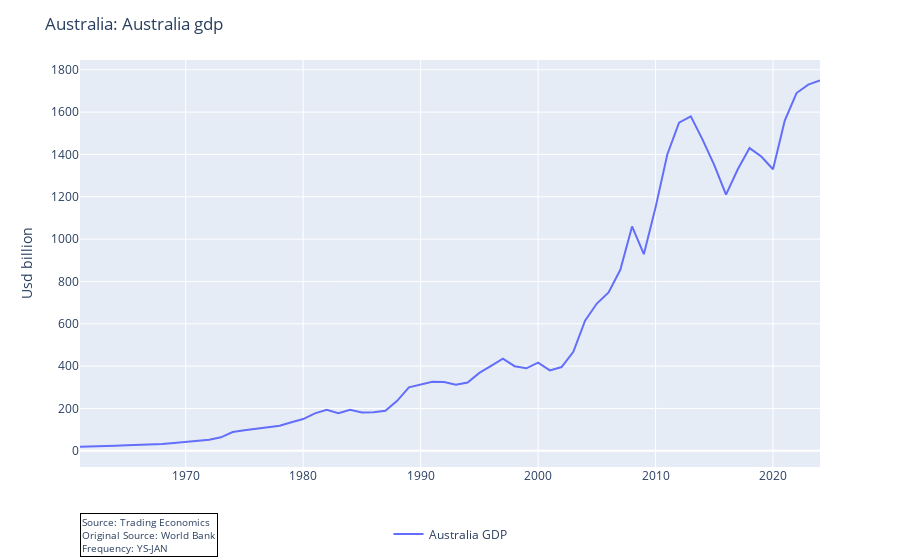

The code cell stored with this chart in its notebook:
### Code cell
scrap.plot_series(ann_box_pos=(0, -0.22))  ## Plot the series specifying ths series as the on to plot rather than the series attribute of the TE_Scraper.
